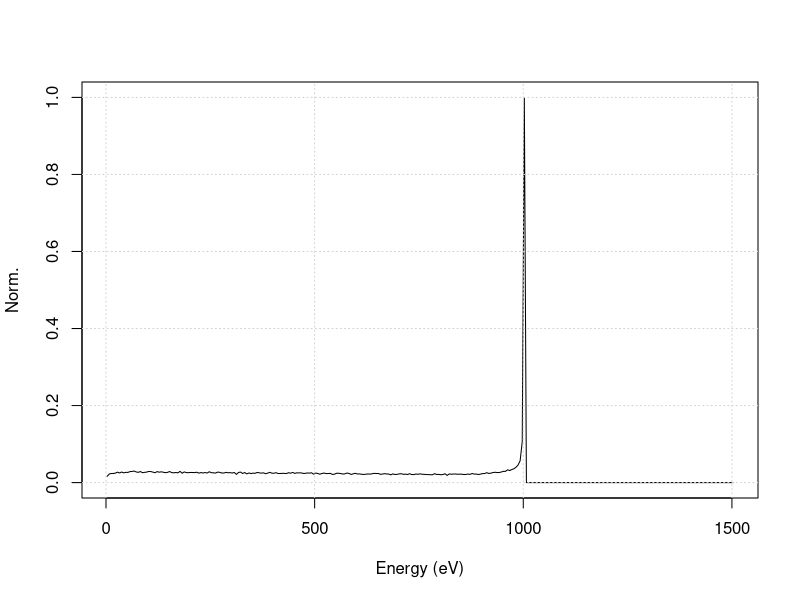

Write the R code that produced this figure.
plot_IEF_histogram <- function(energyStep) {
  ionEnergy <- read.csv("ionEnergy.csv", header=FALSE)
  colnames(ionEnergy) <- c("eVz", "eV")
  max_energy <- max(ionEnergy$eVz) * 1.5
  
  hist_obj <- hist(as.vector(ionEnergy$eVz), 
                   breaks = seq(0, max_energy, energyStep), plot=FALSE)
  IEDFcounts <- c(hist_obj$counts, 0) / max(hist_obj$counts)
  energyBins <- hist_obj$breaks
  energyBins <- energyBins + energyStep / 2
  
  plot(IEDFcounts ~ energyBins, type="l", xlab="Energy (eV)", ylab="Norm.")
  grid()
}

plot_IEF_histogram(5)

#while(1) { plot_IEF_histogram(5);  Sys.sleep(1)}
